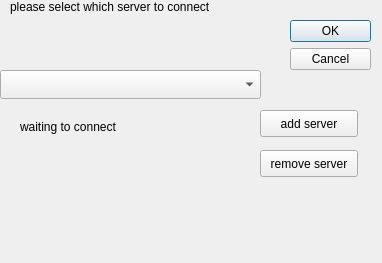
<?xml version="1.0" encoding="UTF-8"?>
<ui version="4.0">
 <class>JDlgSelectServer</class>
 <widget class="QDialog" name="JDlgSelectServer">
  <property name="geometry">
   <rect>
    <x>0</x>
    <y>0</y>
    <width>382</width>
    <height>263</height>
   </rect>
  </property>
  <property name="windowTitle">
   <string>Select Server</string>
  </property>
  <widget class="QDialogButtonBox" name="buttonBox">
   <property name="geometry">
    <rect>
     <x>290</x>
     <y>20</y>
     <width>81</width>
     <height>241</height>
    </rect>
   </property>
   <property name="orientation">
    <enum>Qt::Vertical</enum>
   </property>
   <property name="standardButtons">
    <set>QDialogButtonBox::Cancel|QDialogButtonBox::Ok</set>
   </property>
  </widget>
  <widget class="JComboSelectServer" name="cb_servers">
   <property name="geometry">
    <rect>
     <x>0</x>
     <y>70</y>
     <width>261</width>
     <height>29</height>
    </rect>
   </property>
  </widget>
  <widget class="QLabel" name="lab_text">
   <property name="geometry">
    <rect>
     <x>10</x>
     <y>0</y>
     <width>251</width>
     <height>51</height>
    </rect>
   </property>
   <property name="text">
    <string>please select which server to connect</string>
   </property>
   <property name="alignment">
    <set>Qt::AlignLeading|Qt::AlignLeft|Qt::AlignTop</set>
   </property>
   <property name="wordWrap">
    <bool>true</bool>
   </property>
  </widget>
  <widget class="QPushButton" name="btn_add">
   <property name="geometry">
    <rect>
     <x>260</x>
     <y>110</y>
     <width>98</width>
     <height>27</height>
    </rect>
   </property>
   <property name="text">
    <string>add server</string>
   </property>
  </widget>
  <widget class="QPushButton" name="btn_remove">
   <property name="geometry">
    <rect>
     <x>260</x>
     <y>150</y>
     <width>98</width>
     <height>27</height>
    </rect>
   </property>
   <property name="text">
    <string>remove server</string>
   </property>
  </widget>
  <widget class="QLabel" name="label_info">
   <property name="geometry">
    <rect>
     <x>20</x>
     <y>120</y>
     <width>201</width>
     <height>91</height>
    </rect>
   </property>
   <property name="text">
    <string>waiting to connect</string>
   </property>
   <property name="scaledContents">
    <bool>true</bool>
   </property>
   <property name="alignment">
    <set>Qt::AlignLeading|Qt::AlignLeft|Qt::AlignTop</set>
   </property>
   <property name="wordWrap">
    <bool>true</bool>
   </property>
  </widget>
 </widget>
 <customwidgets>
  <customwidget>
   <class>JComboSelectServer</class>
   <extends>QComboBox</extends>
   <header>gui/selectserver/jcomboselectserver.h</header>
  </customwidget>
 </customwidgets>
 <resources/>
 <connections>
  <connection>
   <sender>buttonBox</sender>
   <signal>accepted()</signal>
   <receiver>JDlgSelectServer</receiver>
   <slot>accept()</slot>
   <hints>
    <hint type="sourcelabel">
     <x>248</x>
     <y>254</y>
    </hint>
    <hint type="destinationlabel">
     <x>157</x>
     <y>274</y>
    </hint>
   </hints>
  </connection>
  <connection>
   <sender>buttonBox</sender>
   <signal>rejected()</signal>
   <receiver>JDlgSelectServer</receiver>
   <slot>reject()</slot>
   <hints>
    <hint type="sourcelabel">
     <x>316</x>
     <y>260</y>
    </hint>
    <hint type="destinationlabel">
     <x>286</x>
     <y>274</y>
    </hint>
   </hints>
  </connection>
 </connections>
</ui>
